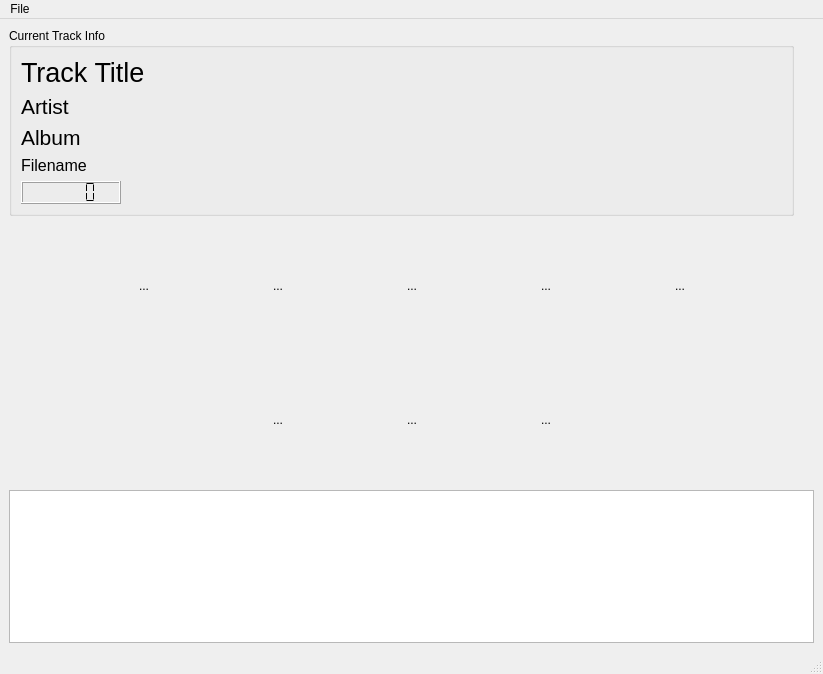
<?xml version="1.0" encoding="UTF-8"?>
<ui version="4.0">
 <class>MainWindow</class>
 <widget class="QMainWindow" name="MainWindow">
  <property name="geometry">
   <rect>
    <x>0</x>
    <y>0</y>
    <width>823</width>
    <height>674</height>
   </rect>
  </property>
  <property name="windowTitle">
   <string>The MP3 Decider</string>
  </property>
  <property name="autoFillBackground">
   <bool>false</bool>
  </property>
  <widget class="QWidget" name="centralwidget">
   <layout class="QVBoxLayout" name="verticalLayout_2">
    <item>
     <layout class="QGridLayout" name="gridLayout_2">
      <item row="0" column="0" rowspan="2">
       <widget class="QGroupBox" name="groupBox">
        <property name="title">
         <string>Current Track Info</string>
        </property>
        <layout class="QVBoxLayout" name="verticalLayout">
         <item>
          <widget class="QLabel" name="m_trackTitleLabel">
           <property name="font">
            <font>
             <pointsize>20</pointsize>
            </font>
           </property>
           <property name="text">
            <string>Track Title</string>
           </property>
          </widget>
         </item>
         <item>
          <widget class="QLabel" name="m_trackArtistLabel">
           <property name="font">
            <font>
             <pointsize>16</pointsize>
            </font>
           </property>
           <property name="text">
            <string>Artist</string>
           </property>
          </widget>
         </item>
         <item>
          <widget class="QLabel" name="m_trackAlbumLabel">
           <property name="font">
            <font>
             <pointsize>16</pointsize>
            </font>
           </property>
           <property name="text">
            <string>Album</string>
           </property>
          </widget>
         </item>
         <item>
          <widget class="QLabel" name="m_trackFilenameLabel">
           <property name="font">
            <font>
             <pointsize>12</pointsize>
            </font>
           </property>
           <property name="text">
            <string>Filename</string>
           </property>
          </widget>
         </item>
         <item>
          <layout class="QHBoxLayout" name="horizontalLayout_3">
           <item>
            <widget class="QLCDNumber" name="m_trackTime">
             <property name="minimumSize">
              <size>
               <width>100</width>
               <height>0</height>
              </size>
             </property>
             <property name="smallDecimalPoint">
              <bool>false</bool>
             </property>
             <property name="segmentStyle">
              <enum>QLCDNumber::Flat</enum>
             </property>
            </widget>
           </item>
           <item>
            <spacer name="horizontalSpacer_5">
             <property name="orientation">
              <enum>Qt::Horizontal</enum>
             </property>
             <property name="sizeHint" stdset="0">
              <size>
               <width>40</width>
               <height>20</height>
              </size>
             </property>
            </spacer>
           </item>
          </layout>
         </item>
        </layout>
       </widget>
      </item>
      <item row="1" column="1">
       <spacer name="verticalSpacer">
        <property name="orientation">
         <enum>Qt::Vertical</enum>
        </property>
        <property name="sizeHint" stdset="0">
         <size>
          <width>20</width>
          <height>18</height>
         </size>
        </property>
       </spacer>
      </item>
     </layout>
    </item>
    <item>
     <layout class="QHBoxLayout" name="horizontalLayout">
      <item>
       <spacer name="horizontalSpacer_3">
        <property name="orientation">
         <enum>Qt::Horizontal</enum>
        </property>
        <property name="sizeHint" stdset="0">
         <size>
          <width>40</width>
          <height>20</height>
         </size>
        </property>
       </spacer>
      </item>
      <item>
       <widget class="QToolButton" name="m_restartToolButton">
        <property name="minimumSize">
         <size>
          <width>128</width>
          <height>128</height>
         </size>
        </property>
        <property name="text">
         <string>...</string>
        </property>
        <property name="icon">
         <iconset resource="res/MP3Decider.qrc">
          <normaloff>:/MainWindow/ReplayButton.png</normaloff>:/MainWindow/ReplayButton.png</iconset>
        </property>
        <property name="iconSize">
         <size>
          <width>128</width>
          <height>128</height>
         </size>
        </property>
        <property name="autoRaise">
         <bool>true</bool>
        </property>
       </widget>
      </item>
      <item>
       <widget class="QToolButton" name="m_rewindToolButton">
        <property name="minimumSize">
         <size>
          <width>128</width>
          <height>128</height>
         </size>
        </property>
        <property name="text">
         <string>...</string>
        </property>
        <property name="icon">
         <iconset resource="res/MP3Decider.qrc">
          <normaloff>:/MainWindow/RewindButton.png</normaloff>:/MainWindow/RewindButton.png</iconset>
        </property>
        <property name="iconSize">
         <size>
          <width>128</width>
          <height>128</height>
         </size>
        </property>
        <property name="autoRepeat">
         <bool>true</bool>
        </property>
        <property name="autoRaise">
         <bool>true</bool>
        </property>
       </widget>
      </item>
      <item>
       <widget class="QToolButton" name="m_playToolButton">
        <property name="minimumSize">
         <size>
          <width>128</width>
          <height>128</height>
         </size>
        </property>
        <property name="text">
         <string>...</string>
        </property>
        <property name="icon">
         <iconset resource="res/MP3Decider.qrc">
          <normaloff>:/MainWindow/PlayButton.png</normaloff>:/MainWindow/PlayButton.png</iconset>
        </property>
        <property name="iconSize">
         <size>
          <width>128</width>
          <height>128</height>
         </size>
        </property>
        <property name="autoRaise">
         <bool>true</bool>
        </property>
       </widget>
      </item>
      <item>
       <widget class="QToolButton" name="m_fastForwardToolButton">
        <property name="minimumSize">
         <size>
          <width>128</width>
          <height>128</height>
         </size>
        </property>
        <property name="text">
         <string>...</string>
        </property>
        <property name="icon">
         <iconset resource="res/MP3Decider.qrc">
          <normaloff>:/MainWindow/FastForwardButton.png</normaloff>:/MainWindow/FastForwardButton.png</iconset>
        </property>
        <property name="iconSize">
         <size>
          <width>128</width>
          <height>128</height>
         </size>
        </property>
        <property name="autoRepeat">
         <bool>true</bool>
        </property>
        <property name="autoRaise">
         <bool>true</bool>
        </property>
       </widget>
      </item>
      <item>
       <widget class="QToolButton" name="m_stopToolButton">
        <property name="minimumSize">
         <size>
          <width>128</width>
          <height>128</height>
         </size>
        </property>
        <property name="text">
         <string>...</string>
        </property>
        <property name="icon">
         <iconset resource="res/MP3Decider.qrc">
          <normaloff>:/MainWindow/StopButton.png</normaloff>:/MainWindow/StopButton.png</iconset>
        </property>
        <property name="iconSize">
         <size>
          <width>128</width>
          <height>128</height>
         </size>
        </property>
        <property name="autoRaise">
         <bool>true</bool>
        </property>
       </widget>
      </item>
      <item>
       <spacer name="horizontalSpacer_4">
        <property name="orientation">
         <enum>Qt::Horizontal</enum>
        </property>
        <property name="sizeHint" stdset="0">
         <size>
          <width>40</width>
          <height>20</height>
         </size>
        </property>
       </spacer>
      </item>
     </layout>
    </item>
    <item>
     <layout class="QHBoxLayout" name="horizontalLayout_2">
      <item>
       <spacer name="horizontalSpacer">
        <property name="orientation">
         <enum>Qt::Horizontal</enum>
        </property>
        <property name="sizeHint" stdset="0">
         <size>
          <width>40</width>
          <height>20</height>
         </size>
        </property>
       </spacer>
      </item>
      <item>
       <widget class="QToolButton" name="m_badTrackToolButton">
        <property name="minimumSize">
         <size>
          <width>128</width>
          <height>128</height>
         </size>
        </property>
        <property name="toolTip">
         <string>Copy track to bad folder</string>
        </property>
        <property name="text">
         <string>...</string>
        </property>
        <property name="icon">
         <iconset resource="res/MP3Decider.qrc">
          <normaloff>:/MainWindow/BadFileButton.png</normaloff>:/MainWindow/BadFileButton.png</iconset>
        </property>
        <property name="iconSize">
         <size>
          <width>128</width>
          <height>128</height>
         </size>
        </property>
        <property name="autoRaise">
         <bool>true</bool>
        </property>
       </widget>
      </item>
      <item>
       <widget class="QToolButton" name="m_skipTrackToolButton">
        <property name="minimumSize">
         <size>
          <width>128</width>
          <height>128</height>
         </size>
        </property>
        <property name="toolTip">
         <string>Skip track and leave track in source folder</string>
        </property>
        <property name="text">
         <string>...</string>
        </property>
        <property name="icon">
         <iconset resource="res/MP3Decider.qrc">
          <normaloff>:/MainWindow/DoNotMoveButton.png</normaloff>:/MainWindow/DoNotMoveButton.png</iconset>
        </property>
        <property name="iconSize">
         <size>
          <width>128</width>
          <height>128</height>
         </size>
        </property>
        <property name="autoRaise">
         <bool>true</bool>
        </property>
       </widget>
      </item>
      <item>
       <widget class="QToolButton" name="m_goodTrackToolButton">
        <property name="minimumSize">
         <size>
          <width>128</width>
          <height>128</height>
         </size>
        </property>
        <property name="toolTip">
         <string>Copy track to good folder</string>
        </property>
        <property name="text">
         <string>...</string>
        </property>
        <property name="icon">
         <iconset resource="res/MP3Decider.qrc">
          <normaloff>:/MainWindow/GoodFileButton.png</normaloff>:/MainWindow/GoodFileButton.png</iconset>
        </property>
        <property name="iconSize">
         <size>
          <width>128</width>
          <height>128</height>
         </size>
        </property>
        <property name="autoRaise">
         <bool>true</bool>
        </property>
       </widget>
      </item>
      <item>
       <spacer name="horizontalSpacer_2">
        <property name="orientation">
         <enum>Qt::Horizontal</enum>
        </property>
        <property name="sizeHint" stdset="0">
         <size>
          <width>40</width>
          <height>20</height>
         </size>
        </property>
       </spacer>
      </item>
     </layout>
    </item>
    <item>
     <widget class="QPlainTextEdit" name="m_logTextEdit"/>
    </item>
   </layout>
  </widget>
  <widget class="QMenuBar" name="menubar">
   <property name="geometry">
    <rect>
     <x>0</x>
     <y>0</y>
     <width>823</width>
     <height>22</height>
    </rect>
   </property>
   <widget class="QMenu" name="menuConfigure">
    <property name="title">
     <string>File</string>
    </property>
    <addaction name="actionConfigure"/>
    <addaction name="separator"/>
    <addaction name="actionExit"/>
   </widget>
   <addaction name="menuConfigure"/>
  </widget>
  <widget class="QStatusBar" name="statusbar"/>
  <action name="actionExit">
   <property name="text">
    <string>E&amp;xit</string>
   </property>
   <property name="toolTip">
    <string>Exit the Decider</string>
   </property>
  </action>
  <action name="actionConfigure">
   <property name="text">
    <string>&amp;Configure</string>
   </property>
   <property name="toolTip">
    <string>Configure the Decider</string>
   </property>
  </action>
 </widget>
 <resources>
  <include location="res/MP3Decider.qrc"/>
 </resources>
 <connections/>
</ui>
